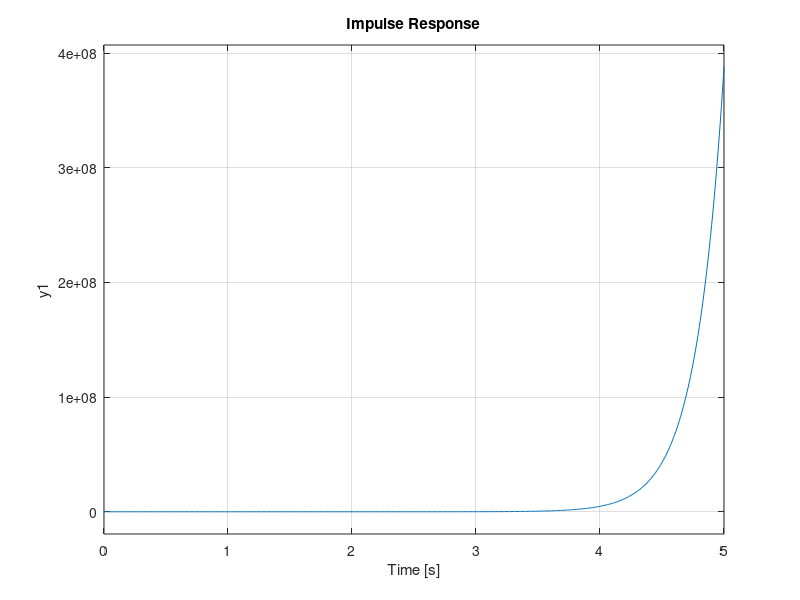

Write MATLAB code to recreate this figure.
M=1;
m=1;
l=1;
B_l=0.3;
B_r=0;
g=10;
num=[(1/(M*l)) 0];
den=[1 ((B_l)/M) ((M+m)*(-g))/(M*l) ((B_l*(-g))/(M*l))];

T=tf(num,den);
M=feedback(T,900);
%damp(M)
t=0:0.01:5;
impulse(T,t)
%rlocus(M)